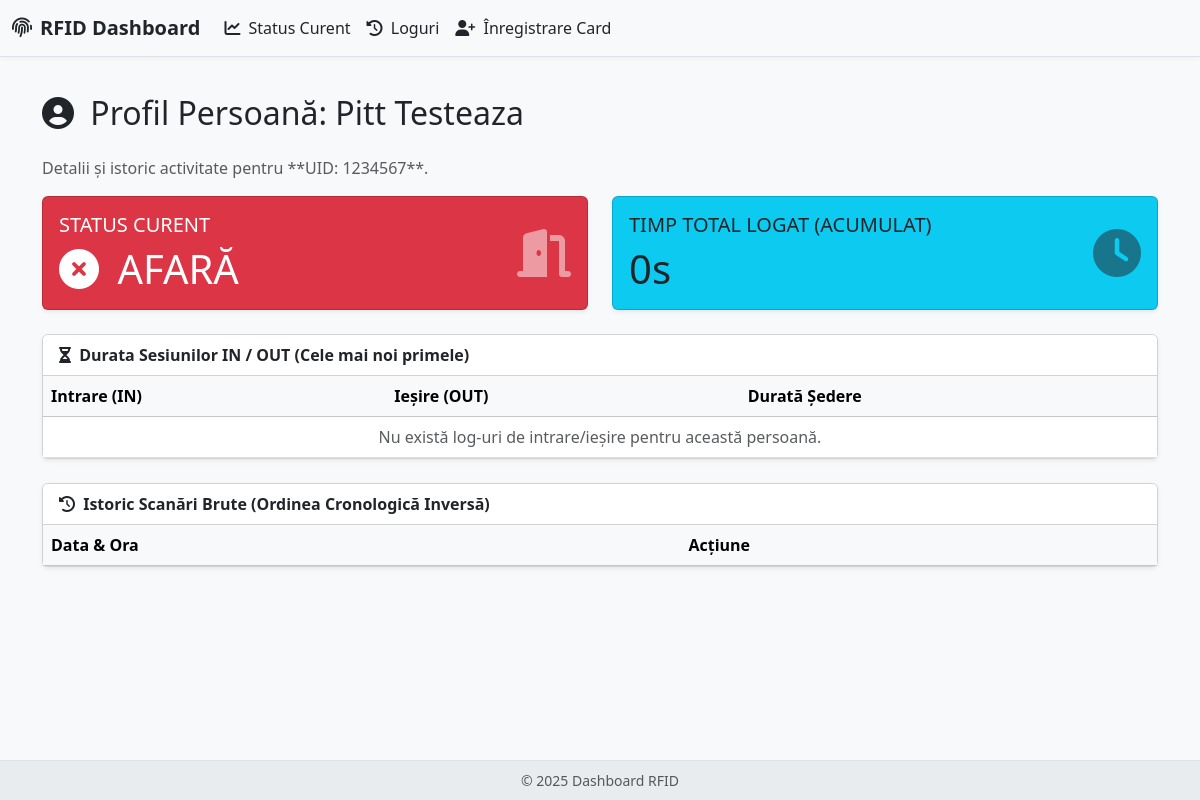
The page /profile/2 on the database its author committed.
### app.py (models this page shows, shortened)
class Person(db.Model):
    __tablename__ = 'person'
    id = db.Column(db.Integer, primary_key=True)
    uid_card = db.Column(db.String(50), unique=True, nullable=False)
    first_name = db.Column(db.String(100), nullable=False)
    last_name = db.Column(db.String(100), nullable=False)
    is_inside = db.Column(db.Boolean, default=False)
    last_action_time = db.Column(db.DateTime, default=lambda: datetime(1970, 1, 1, tzinfo=timezone.utc))
    logs = db.relationship('Log', backref='person', lazy=True)

### app.py (the view)
@app.route('/profile/<int:person_id>')
def view_person_profile(person_id):
    person = Person.query.get_or_404(person_id)
    logs_for_calculation = Log.query.filter_by(person_id=person_id).order_by(Log.timestamp.asc()).all()
    display_logs = Log.query.filter_by(person_id=person_id).order_by(Log.timestamp.desc()).all()
    app.jinja_env.globals.update(format_timedelta=format_timedelta)
    sessions = calculate_session_durations(logs_for_calculation)
    total_duration = sum((s['duration'] for s in sessions if s.get('is_current') is not True), timedelta())
    current_session_duration = next((s['duration'] for s in sessions if s.get('is_current')), timedelta())
    total_duration += current_session_duration
    return render_template('profile.html',
                           person=person,
                           sessions=sessions,
                           total_duration=format_timedelta(total_duration),
                           logs=display_logs)

### app.py (called while the page is built, shortened)
def calculate_session_durations(logs):
    sessions = []
    current_session_start = None
    now_utc = datetime.now(timezone.utc)  # Timpul curent pentru a calcula sesiunile deschise
    return sorted(sessions, key=lambda x: x['start'], reverse=True)

def format_timedelta(td):
    if td is None:
        return "N/A"
    total_seconds = int(td.total_seconds())
    if total_seconds < 0:
        total_seconds = 0
    hours, remainder = divmod(total_seconds, 3600)
    minutes, seconds = divmod(remainder, 60)
    parts = []
    if hours > 0:
        parts.append(f"{hours}h")
    if minutes > 0 or (hours > 0 and seconds >= 0):
        parts.append(f"{minutes}m")
    if seconds > 0 or total_seconds == 0:
        parts.append(f"{seconds}s")
    if not parts:
        return "0s"
    return " ".join(parts)

### templates/profile.html (shortened to what this page needs)
{% extends "base.html" %}
{% block content %}
    <h2 class="mb-4"><i class="fas fa-user-circle me-2"></i> Profil Persoană: {{ person.last_name }} {{ person.first_name }}</h2>
    <p class="text-muted">Detalii și istoric activitate pentru **UID: {{ person.uid_card }}**.</p>
    <div class="row mb-4">
        <div class="col-md-6">
            <div class="card text-white {% if person.is_inside %}bg-success{% else %}bg-danger{% endif %} shadow-sm h-100">
                <div class="card-body">
                    <div class="d-flex justify-content-between align-items-center">
                        <div>
                            <h5 class="card-title text-uppercase fw-light">Status Curent</h5>
                            <p class="h1 mb-0">
                                {% if person.is_inside %}
                                    <i class="fas fa-check-circle me-2"></i> ÎNĂUNTRU
                                {% else %}
                                    <i class="fas fa-times-circle me-2"></i> AFARĂ
                                {% endif %}
                            </p>
                        </div>
                        <i class="fas fa-door-open fa-3x opacity-50"></i>
                    </div>
                </div>
            </div>
        </div>
        <div class="col-md-6">
            <div class="card text-dark bg-info shadow-sm h-100">
                <div class="card-body">
                    <div class="d-flex justify-content-between align-items-center">
                        <div>
                            <h5 class="card-title text-uppercase fw-light">Timp Total Logat (Acumulat)</h5>
                            <p class="h1 mb-0">{{ total_duration }}</p>
                        </div>
                        <i class="fas fa-clock fa-3x opacity-50"></i>
                    </div>
                </div>
            </div>
        </div>
    </div>
    <div class="card shadow-sm mb-4">
        <div class="card-header bg-white fw-bold">
            <i class="fas fa-hourglass-half me-1"></i> Durata Sesiunilor IN / OUT (Cele mai noi primele)
        </div>
        <div class="card-body p-0">
            <div class="table-responsive">
                <table class="table table-hover mb-0">
                    <thead class="table-light">
                        <tr>
                            <th>Intrare (IN)</th>
                            <th>Ieșire (OUT)</th>
                            <th>Durată Ședere</th>
                        </tr>
                    </thead>
                    <tbody>
                        {% if not sessions %}
                        <tr>
                            <td colspan="3" class="text-center text-muted">Nu există log-uri de intrare/ieșire pentru această persoană.</td>
                        </tr>
                        {% endif %}
                    </tbody>
                </table>
            </div>
        </div>
    </div>
    <div class="card shadow-sm">
        <div class="card-header bg-white fw-bold">
            <i class="fas fa-history me-1"></i> Istoric Scanări Brute (Ordinea Cronologică Inversă)
        </div>
        <div class="card-body p-0">
            <div class="table-responsive">
                <table class="table table-hover mb-0">
                    <thead class="table-light">
                        <tr>
                            <th>Data & Ora</th>
                            <th>Acțiune</th>
                        </tr>
                    </thead>
                </table>
            </div>
        </div>
    </div>
{% endblock %}

### templates/base.html (style rules this page uses)
body { padding-top: 70px; background-color: #f8f9fa; }

### rows shown on the page
Person: last_name "Pitt", first_name "Testeaza", uid_card "1234567"

### other values the page prints
{{ total_duration }} "0s"
